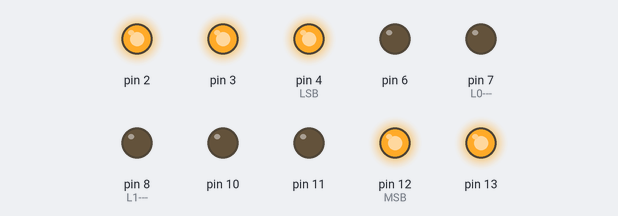
Bench run of a sketch on a simulated Arduino Uno, built with avr-gcc and run on an emulated ATmega328P. Parts: output pins drawn as LEDs (lit = HIGH). What the sketch prints to the serial monitor is not drawn.

Above: at 0.1 s.
Timing chart, 0 to 1.6 s (numbered marks = the images above):
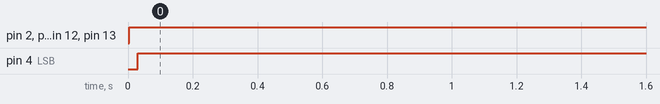

Measured:
- by itself, pin 2, pin 12 (MSB), pin 13: LOW → HIGH at 0.00 s
- by itself, pin 3: LOW → HIGH at 0.02 s
- by itself, pin 4 (LSB): LOW → HIGH at 0.03 s

The sketch:

voltage_sweep.ino
```cpp
float data1=0,data2=0;
float Vin= 3.3;
float Vout= 0,vol=0,vout1=0;
float Rsen1_arr[3]= {};
float Rsen2_arr[3]= {};
float Rsen3_arr[3]= {};


float Rref_arr[5] = {51.00,100.00,820.00,1600.00,18000.00};

float Rref=0;
float Rref1=0;
float Rref2=0;
float Rref3=0;
float buffer=0;
long int sumR=0;
int i=0,d[]={1,0,0,0,0}, pin_select[5]={};
int store_mat[5][5]={};
bool flag = true;


void setup()
{
  //sensor pins
  pinMode(6,OUTPUT);
  pinMode(10,OUTPUT);
  pinMode(11,OUTPUT);
  //switch pins
  pinMode(2,OUTPUT);
  pinMode(3,OUTPUT);
  pinMode(4,OUTPUT);  //LSB
  pinMode(12,OUTPUT); //MSB
  pinMode(13,OUTPUT);
  //SnH pins
  pinMode(7,OUTPUT);    //L0--->ADC1-->A0
  pinMode(8,OUTPUT);    //L1--->ADC2-->A1
  //clock pins
  pinMode(9,OUTPUT);    //CLK
  pinMode(5,OUTPUT);    //CLKB


  analogReference(EXTERNAL);
  Serial.begin(9600);

}


void loop()
{
  if(flag==true)
  {
     Rref1 = reference_calculation();
     Serial.print("Reference :");
     Serial.println(Rref1);

     //Sensor value calculation

      flag=false;
    }
}


 /*-----------------------------------------------------------------------------------------------------------------------------------------------------------------------*/

float reference_calculation()
{
   float vout2[5] = {0.904, 0.913, 2.751, 1.131, 0.987};
      vout1 = 0.9;
      Serial.print("VOUT1 ");
      Serial.println(vout1);

      //First Sensor selection

      Serial.println("1st reference calculation----> ");

      //0th channel resistance
      float vol_array[5]={};
      double temp_res_array[5]={};
      int count=0;
    int j=0;
      pinset(d);     //MSB high,  Rref1 used


      for(int i=0; i<5; i++)
      {
       vol = vout2[i];
        Serial.print("VOUT2 ");
        Serial.println(vol);
        if(vol>3.0)
        {
          d[i]=0;
          d[i+1]=1;
          pinset(d);
        }
        else
        {
          vol_array[j]=vol;
          store_array(d,count);
          count++;
          j++;
          d[i+1]=1;
          pinset( d);
        }

      }

    //find best Refernce corresponding to highest voltage

    float maxm = vol_array[0];
    int index ;
    for(int j=1;j<count;j++)
     {
      if (vol_array[j]>maxm )
      {
        maxm = vol_array[j];
        index = j;
      }

     }
     for(int a=0;a<5;a++)
     {
      pin_select[a]=store_mat[index][a];
     }
     Rref = res_calc(pin_select);
     return(Rref);

}

void store_array(int d[],int c)
{
  for(int i=0;i<5;i++)
  {
    store_mat[c][i]=d[i];
  }
}


void pinset(int d[])
{
    digitalWrite(12, d[0]);    //MSB -->DO
    digitalWrite(13, d[1]);
    digitalWrite(2, d[2]);
    digitalWrite(3, d[3]);
    digitalWrite(4,d[4]);

}

float res_calc(int pin_select[])
{
  float temp=0;
  for(int k=0;k<5;k++)
  {
    if(pin_select[k]==1)
    {
      temp+= Rref_arr[k];
    }
  }
  return(temp);
}
```
